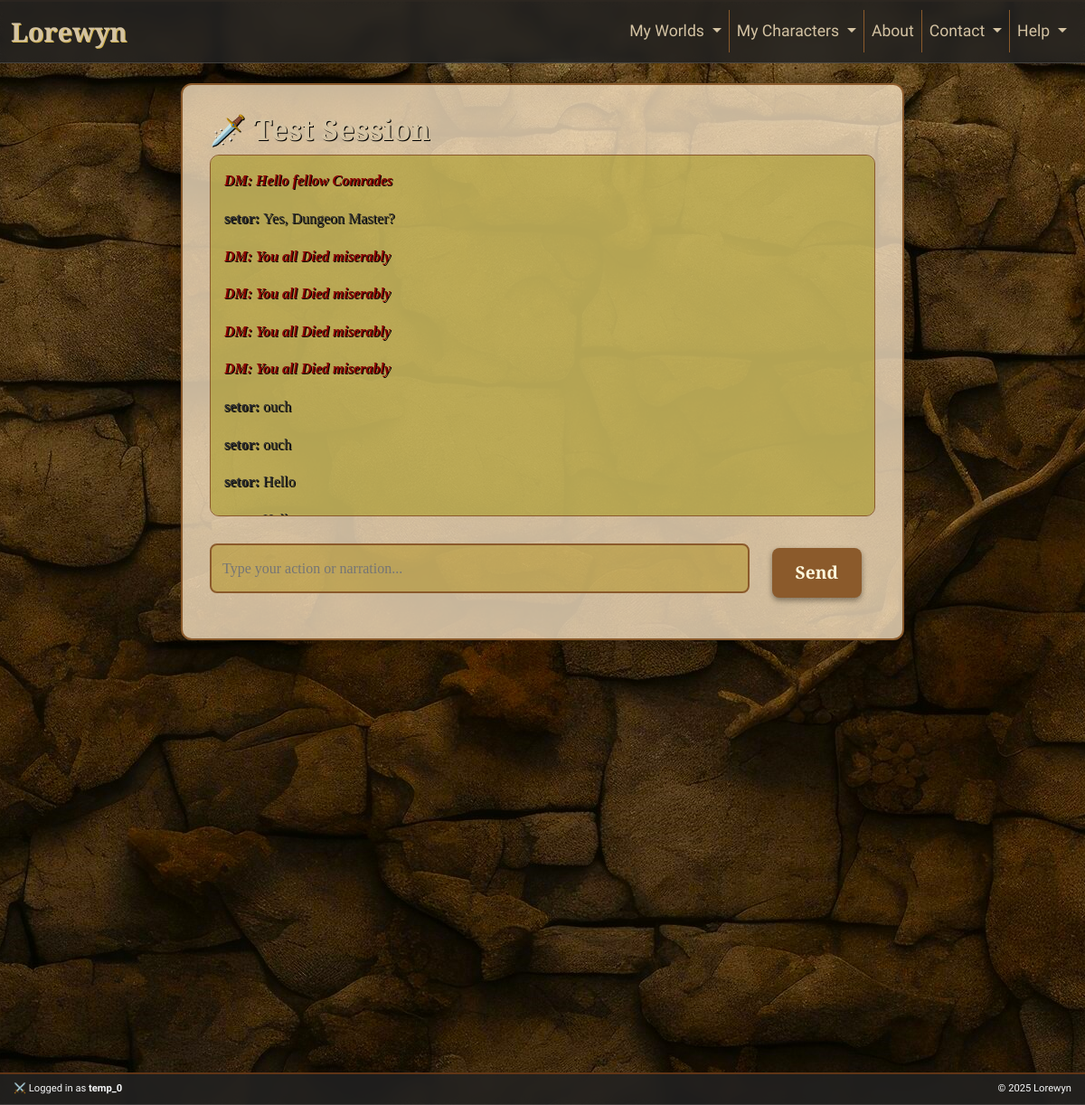
Page /game/session/1/ (signed in) on the committed database.
### game/models.py (models this page shows, shortened)
class GameSession(models.Model):
    name = models.CharField(max_length=100)
    created_at = models.DateTimeField(auto_now_add=True)
    dm = models.ForeignKey(User, related_name='dmsessions', on_delete=models.SET_NULL, null=True)

class Message(models.Model):
    game = models.ForeignKey(GameSession, related_name='messages', on_delete=models.CASCADE)
    author = models.ForeignKey(User, null=True, blank=True, on_delete=models.SET_NULL)
    content = models.TextField()
    is_dm = models.BooleanField(default=False)
    created_at = models.DateTimeField(auto_now_add=True)

### game/views.py (the view)
# urls.py: path('session/<int:session_id>/', views.session_view, name='session'),
@login_required
def session_view(request, session_id):
    gs = get_object_or_404(GameSession, id=session_id)
    chat_messages = gs.messages.order_by('created_at')
    return render(request, 'game/session.html', {
        'game': gs,
        'chat_messages': chat_messages
    })

### game/templates/game/session.html (shortened to what this page needs)
{% extends "game/base.html" %}
{% load static %}
{% block content %}
<div class="session-container">
    <h2 style="font-family: 'Cinzel Decorative', 'Uncial Antiqua', serif;"><b>🗡️ {{ game.name }}</b></h2>
   <div class="messages">
        {% for m in chat_messages %}
            <p class="{% if m.is_dm %}dm-message{% else %}player-message{% endif %}">
                <b>{% if m.is_dm %}DM: {% else %}{{ m.author.username }}: {% endif %}</b> {{ m.content }}
            </p>
        {% empty %}
            <p>World seems to be uneventful...</p>
        {% endfor %}
    </div>
    <form method="POST" action="{% url 'game:post_message' game.id %}" class="message-form">
        <input type="text" name="content" placeholder="Type your action or narration..." />
        <button type="submit" class="btn">Send</button>
    </form>
</div>
{% endblock %}

### game/templates/game/base.html (shortened to what this page needs)
{% load static %}
<!DOCTYPE html>
<html lang="en">
<head>
    <link href="https://cdn.jsdelivr.net/npm/bootstrap@5.3.3/dist/css/bootstrap.min.css" rel="stylesheet">
    <link rel="stylesheet" type="text/css" href="{% static 'css/style_copy.css' %}">
</head>
<body>
    <header>
        <nav class="navbar navbar-expand-lg navbar-dark bg-dark fixed-top fantasy-navbar">
            <div class="container-fluid">
                <a class="navbar-brand" href="{% url 'game:welcome' %}">Lorewyn</a>
                <div class="collapse navbar-collapse" id="navbarNav">
                    <ul class="navbar-nav ms-auto">
                        {% if user.is_authenticated %}
                            <li class="nav-item dropdown">
                                <a class="nav-link dropdown-toggle" href="#" id="worldsDropdown" role="button" data-bs-toggle="dropdown">
                                    My Worlds
                                </a>
                            </li>
                            <li class="nav-item dropdown">
                                <a class="nav-link dropdown-toggle" href="#" id="charactersDropdown" role="button" data-bs-toggle="dropdown">
                                My Characters
                                </a>
                            </li>
                        {% else %}
                            <li class="nav-item"><a class="nav-link" href="{% url 'login' %}">Login</a></li>
                            <li class="nav-item"><a class="nav-link" href="{% url 'signup' %}">Sign Up</a></li>
                        {% endif %}
                        <li class="nav-item"><a class="nav-link" href="#">About</a></li>
                        <li class="nav-item dropdown">
                            <a class="nav-link dropdown-toggle" href="#" id="helpDropdown" role="button" data-bs-toggle="dropdown">
                                Contact
                            </a>
                        </li>
                        <li class="nav-item dropdown">
                            <a class="nav-link dropdown-toggle" href="#" id="helpDropdown" role="button" data-bs-toggle="dropdown">
                                Help
                            </a>
                        </li>
                    </ul>
                </div>
            </div>
        </nav>
    </header>
    <main class= 'flex-grow-1'>
        {% block content %}{% endblock %}
    </main>
    <footer class="footer text-light py-2">
        <div class="d-flex justify-content-between align-items-center small">
            <div class="footer-left">
                {% if user.is_authenticated %}
                    ⚔️ Logged in as <strong style="font-family:'Uncial Antiqua', serif;">{{ user.username }}</strong>
                {% else %}
                    <span style="font-family:'Uncial Antiqua', serif;">🏰 Not logged in</span>
                {% endif %}
            </div>
            <div class="footer-right">
                &copy; 2025 Lorewyn
            </div>
        </div>
    </footer>
</body>
</html>

### static/css/style_copy.css (style rules this page uses)
html, body { height: 100%; margin: 0; display: flex; flex-direction: column; }
body { background: url('/static/img/brickwall-bg.jpg') repeat fixed center; color: #f5e1c0; margin: 0; padding: 0; background-color: #2c1e14; padding-bottom: 40px; }
body > main { flex: 1; }
h2, h3, h4, h5, h6 { font-family: 'Cinzel Decorative', serif, bold; color: #d4c3a3; text-shadow: 1px 1px #000; }
p, span, label, input, select, textarea { font-family: 'Georgia', serif; color: #f5e1c0; line-height: 1.6; }
header { background-color: rgba(60, 40, 20, 0.9); text-align: center; color: #f5e1c0; border-bottom: 2px solid #8b5a2b; box-shadow: 0 2px 6px rgba(0,0,0,0.5); }
.fantasy-navbar { font-family: 'Cinzel Decorative', 'Uncial Antiqua', serif; background-color: rgba(34, 34, 34, 0.85) !important; backdrop-filter: blur(6px); -webkit-backdrop-filter: blur(6px); border-bottom: 1px solid rgba(255, 255, 255, 0.15); z-index: 1030; }
.fantasy-navbar .navbar-brand { font-size: 1.8rem; font-weight: bold; text-shadow: 1px 1px #ebc855dc; color: #d4c3a3 !important; transition: color 0.3s ease; }
.fantasy-navbar .nav-link { color: #d4c3a3 !important; padding: 10px 15px; transition: all 0.3s ease; font-size: 1.1rem; }
.nav-item { list-style: none; float: left; }
.nav-item + .nav-item { border-left: 0.5px solid; color: #8b5a2b; }
.footer { position: fixed; bottom: 0; left: 0; right: 0; width: 100%; background-color: rgba(34, 34, 34, 0.85); backdrop-filter: blur(6px); -webkit-backdrop-filter: blur(6px); border-top: 2px solid rgba(139, 69, 19, 0.6); border-bottom: 1px solid rgba(255, 255, 255, 0.15); font-size: 0.8rem; color: #cfc0a3; padding: 5px 15px; font-family: 'Cinzel Decorative', 'Uncial Antiqua', serif; z-index: 1030; }
main { padding: 50px 20px; min-height: 70vh; }
.session-container { max-width: 800px; margin: 40px auto; background-color: #f5e1c0ce !important; padding: 30px; border: 2px solid #8b5a2b; border-radius: 12px; box-shadow: 0 0 20px rgba(0,0,0,0.3); color: #3b2e2e; font-family: 'Georgia', serif; }
input[type="text"], input[type="password"], input[type="email"], select, textarea { width: 100%; padding: 12px; margin: 10px 0 20px 0; border: 1px solid #8b5a2b; border-radius: 6px; background: rgba(255, 250, 230, 0.1); color: #f5e1c0bd; font-size: 1em; }
.messages { margin-bottom: 20px; max-height: 400px; overflow-y: auto; border: 1px solid #8b5a2b; padding: 15px; background-color: rgba(160, 145, 12, 0.5); border-radius: 10px; font-size: 1em; }
.dm-message { color: #8b0000; font-style: italic; text-shadow: 1px 1px #000; font-weight: bold; }
.player-message { color: #2f2f2f; text-shadow: 1px 1px #000; font-weight: medium; }
.message-form { display: flex; gap: 10px; }
.message-form input[type="text"] { flex: 1; padding: 12px; font-size: 1em; border: 2px solid #8b5a2b; border-radius: 8px; background-color: #aa8a086e; color: #3b2e2e; outline: none; transition: border-color 0.3s ease, box-shadow 0.3s ease; }
.btn { display: inline-block; padding: 12px 25px; margin: 15px; background-color: #8b5a2b; color: #fff8dc; border-radius: 8px; text-decoration: none; font-weight: bold; font-size: 1.2em; transition: all 0.3s ease; box-shadow: 0 3px 6px rgba(0,0,0,0.4); cursor: pointer; font-family: 'Cinzel Decorative', serif; }

### rows in the picture
GameSession: name "Test Session"
Message: shows "DM:", content "Hello fellow Comrades"
Message: author.username "setor", content "Yes, Dungeon Master?"
Message: shows "DM:", content "You all Died miserably"
Message: shows "DM:", content "You all Died miserably"
Message: shows "DM:", content "You all Died miserably"
Message: shows "DM:", content "You all Died miserably"
Message: author.username "setor", content "ouch"
Message: author.username "setor", content "ouch"
Message: author.username "setor", content "Hello"

### other values in the picture
{{ user.username }} "temp_0"
